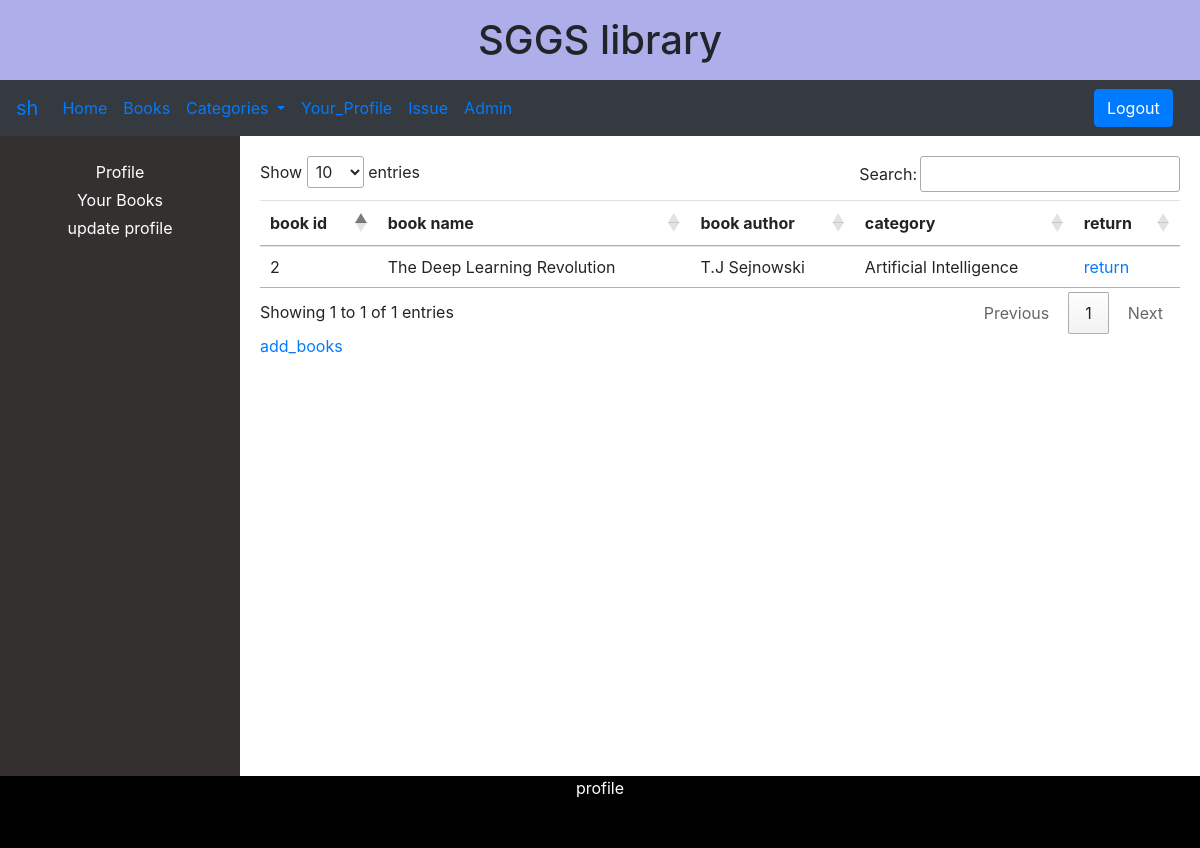
Screenshot of /user_books (signed in) with the database file from the repository.
### library/models.py (models this page shows, shortened)
class Book(models.Model):
    book_id = models.AutoField(primary_key = True)
    book_name = models.CharField(max_length=64)
    book_author = models.CharField(max_length=64)
    description = models.TextField(max_length=300)
    avalaible = models.IntegerField(null=True)
    book_image = models.ImageField(null=True,blank=True,upload_to="images/")
    category = models.CharField(max_length=64,default="book")

### library/views.py (the view)
# urls.py: path('user_books',views.user_books_,name="user_books"),
def user_books_(request):
     user = User.objects.get(username=request.user.username)
     books = user.profile.books.all()
     return render(request,"library/user_profile.html",{
          "books":books,
          "show":"books",
          "book_count":books.count(),
          "page":"profile"
       })

### library/templates/library/user_profile.html (shortened to what this page needs)
{% extends "library/layout.html" %}
{% block body %}
   {% load static %}
    <div class="row-c">
       <div class="side-c">
           <ul class="a">
               <li><a href="{% url 'user_profile' %}">Profile</a></li>
               <li><a href="{% url 'user_books' %}" >Your Books</a></li>
               <li><a href="{% url 'update' %}" >update profile</a></li>
           </ul>
       </div>
       <div class="main-c" id="mn">
           {% if show == "user_profile" %}
               <div class="profile">
                 <div>
                   <p>{{user.username}}</p>
                   <p>{{user.email}}</p>
                   <p>{{user.profile.reg_no}}</p>
                   <!-- <p>{{user.profile.Branch|safe}}</p>
                   <p>{{user.profile.Year}}</p> -->
                 </div>
               </div>
           {% else %}
           <div class="profile">
            {% if book_count != 0 %}
            <table id="table_id" class="table table-hover">
                <thead>
                    <th scope="col">book id</th>
                    <th scope="col">book name</th>
                    <th scope="col">book author</th>
                    <th scope="col">category</th>
                    <th scope="col">return</th>
                </thead>
                <tbody class="text-black" class="text-align:center" >
                   {% for book in books %}
                    <tr>
                        <td>{{book.book_id}}</td>
                        <td>{{book.book_name}}</td>
                        <td>{{book.book_author}}</td>
                        <td>{{book.category}}</td>
                        <td><a href="return/{{book.book_id}}">return</a></td>
                    </tr>
                    {%  endfor %}
                </tbody>
            </table>
             <a href="{% url 'add_books' %}">add_books</a>
            {% endif %}
           </div>
           {% endif %}
       </div>
    </div>
{% endblock %}

### library/templates/library/layout.html (shortened to what this page needs)
{% load static %}
<!DOCTYPE html>
   <html lang="en">
        <head>
            <link rel="stylesheet" href="https://stackpath.bootstrapcdn.com/bootstrap/4.5.2/css/bootstrap.min.css">
            <link href="{% static 'library/styles.css' %}" rel="stylesheet" >
            <link rel="stylesheet" type="text/css" href="https://cdn.datatables.net/1.10.22/css/jquery.dataTables.css">
        </head>
            <body>
              <header class="navbar">
                <h1 style="margin: auto;">SGGS library<h1>
              </header>
              <nav class="navbar navbar-expand-lg navbar-dark bg-dark">
                {% if request.user.is_authenticated %}
                       <a class="navbar-brand text-primary" href="#">{{request.user.username}}</a>
                {% else %}
                       <a class="navbar-brand text-primary" href="#">library</a>
                {% endif %}
                <div class="collapse navbar-collapse" id="navbarSupportedContent">
                  <ul class="navbar-nav mr-auto">
                  <li class="nav-item active">
                    <a class="nav-link text-primary" href="{% url 'Home' %}">Home <span class="sr-only">(current)</span></a>
                  </li>
                  <li class="nav-item">
                    <a class="nav-link text-primary" href="{% url 'show_books' %}">Books</a>
                  </li>
                    <li class="nav-item dropdown">
                      <a class="nav-link dropdown-toggle text-primary" href="#" id="navbarDropdown" role="button" data-toggle="dropdown" aria-haspopup="true" aria-expanded="false">
                        Categories
                      </a>
                    </li>
                    {% if request.user.is_authenticated %}
                        <li class="nav-item">
                           <a class="nav-link text-primary" href="{% url 'user_Profile' %}">Your_Profile</a>
                        </li>
                        <li class="nav-item">
                          <a class="nav-link text-primary" href="{% url 'issue_books' %}">Issue</a>
                       </li>
                    {% endif %}
                    <li class="nav-item">
                      <a class="nav-link text-primary" href="{% url 'admin:index' %}">Admin</a>
                    </li>
                  </ul>
                  {% if request.user.is_authenticated %}
                     <div class="l">
                        <a href="{% url 'logout'  %}" class="btn btn-primary">Logout</a>
                     </div>
                  {% endif %}
                </div>
              </nav>
            {% block body %}
            {% endblock %}
            <footer >{{page}}</footer>
            </body>
   </html>

### library/static/library/styles.css (style rules this page uses)
* { margin: 0; padding: 0; box-sizing: border-box; }
header { background-color: rgb(174, 174, 235); height: 10vh; }
nav { background-color: rgb(9, 9, 19); }
.l { margin-right:1%; }
footer { text-align: center; bottom:0; height :9vh; color: white; background-color: black; }
.row-c { display: flex; flex-wrap: wrap; }
.side-c { height: 80vh; flex: 10%; background-color: rgb(53, 48, 48); padding: 20px; text-align: center; }
.side-c ul.a { list-style-type: none; }
.side-c ul li { margin-top: 2%; width: 100%; }
.side-c ul li a { text-decoration: none; color:white; }
.main-c { flex: 70%; background-color: white; padding: 20px; }

### rows the page displays
Book: book_id "2", book_name "The Deep Learning Revolution", book_author "T.J Sejnowski", category "Artificial Intelligence"

### other values shown
{{ request.user.username }} "sh"
{{ page }} "profile"
